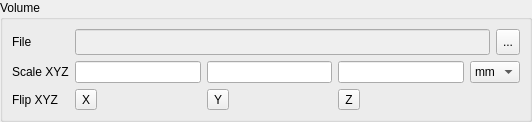
<?xml version="1.0" encoding="UTF-8"?>
<ui version="4.0">
 <class>VolumeBox</class>
 <widget class="QWidget" name="VolumeBox">
  <property name="geometry">
   <rect>
    <x>0</x>
    <y>0</y>
    <width>532</width>
    <height>122</height>
   </rect>
  </property>
  <property name="windowTitle">
   <string>Form</string>
  </property>
  <layout class="QGridLayout" name="gridLayout">
   <property name="leftMargin">
    <number>0</number>
   </property>
   <property name="topMargin">
    <number>0</number>
   </property>
   <property name="rightMargin">
    <number>0</number>
   </property>
   <property name="bottomMargin">
    <number>0</number>
   </property>
   <property name="spacing">
    <number>0</number>
   </property>
   <item row="0" column="0">
    <widget class="QGroupBox" name="groupBox_Volume">
     <property name="title">
      <string>Volume</string>
     </property>
     <layout class="QGridLayout" name="gridLayout_5">
      <item row="1" column="0">
       <widget class="QLabel" name="label_3">
        <property name="text">
         <string>Scale XYZ</string>
        </property>
       </widget>
      </item>
      <item row="0" column="0">
       <widget class="QLabel" name="label_2">
        <property name="text">
         <string>File</string>
        </property>
       </widget>
      </item>
      <item row="3" column="1">
       <widget class="QToolButton" name="toolButton_FlipX">
        <property name="text">
         <string>X</string>
        </property>
        <property name="checkable">
         <bool>true</bool>
        </property>
       </widget>
      </item>
      <item row="1" column="2">
       <widget class="QLineEdit" name="lineEdit_ScaleY"/>
      </item>
      <item row="3" column="0">
       <widget class="QLabel" name="label_4">
        <property name="text">
         <string>Flip XYZ</string>
        </property>
       </widget>
      </item>
      <item row="1" column="3">
       <widget class="QLineEdit" name="lineEdit_ScaleZ"/>
      </item>
      <item row="3" column="3">
       <widget class="QToolButton" name="toolButton_FlipZ">
        <property name="text">
         <string>Z</string>
        </property>
        <property name="checkable">
         <bool>true</bool>
        </property>
       </widget>
      </item>
      <item row="3" column="2">
       <widget class="QToolButton" name="toolButton_FlipY">
        <property name="text">
         <string>Y</string>
        </property>
        <property name="checkable">
         <bool>true</bool>
        </property>
       </widget>
      </item>
      <item row="1" column="1">
       <widget class="QLineEdit" name="lineEdit_ScaleX"/>
      </item>
      <item row="0" column="1" colspan="4">
       <widget class="QLineEdit" name="lineEdit_VolumeFile">
        <property name="enabled">
         <bool>false</bool>
        </property>
        <property name="sizePolicy">
         <sizepolicy hsizetype="Expanding" vsizetype="Preferred">
          <horstretch>0</horstretch>
          <verstretch>0</verstretch>
         </sizepolicy>
        </property>
       </widget>
      </item>
      <item row="0" column="5">
       <widget class="QToolButton" name="toolButton_VolumeFile">
        <property name="sizePolicy">
         <sizepolicy hsizetype="Fixed" vsizetype="Preferred">
          <horstretch>0</horstretch>
          <verstretch>0</verstretch>
         </sizepolicy>
        </property>
        <property name="text">
         <string>...</string>
        </property>
       </widget>
      </item>
      <item row="1" column="4" colspan="2">
       <widget class="QComboBox" name="comboBox_Units">
        <property name="currentIndex">
         <number>1</number>
        </property>
        <property name="maxVisibleItems">
         <number>12</number>
        </property>
        <item>
         <property name="text">
          <string>um</string>
         </property>
        </item>
        <item>
         <property name="text">
          <string>mm</string>
         </property>
        </item>
        <item>
         <property name="text">
          <string>cm</string>
         </property>
        </item>
       </widget>
      </item>
     </layout>
    </widget>
   </item>
  </layout>
 </widget>
 <resources/>
 <connections/>
</ui>
